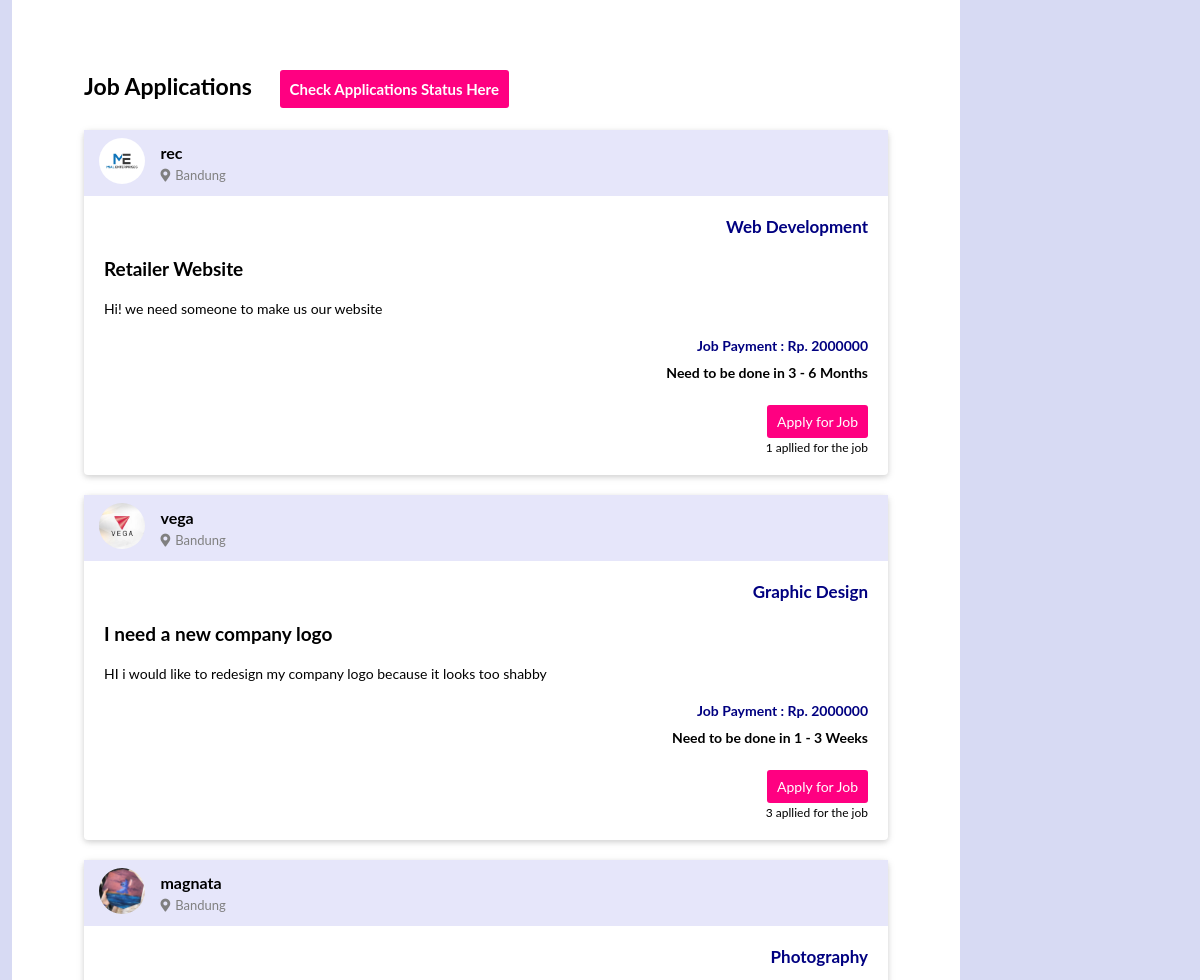
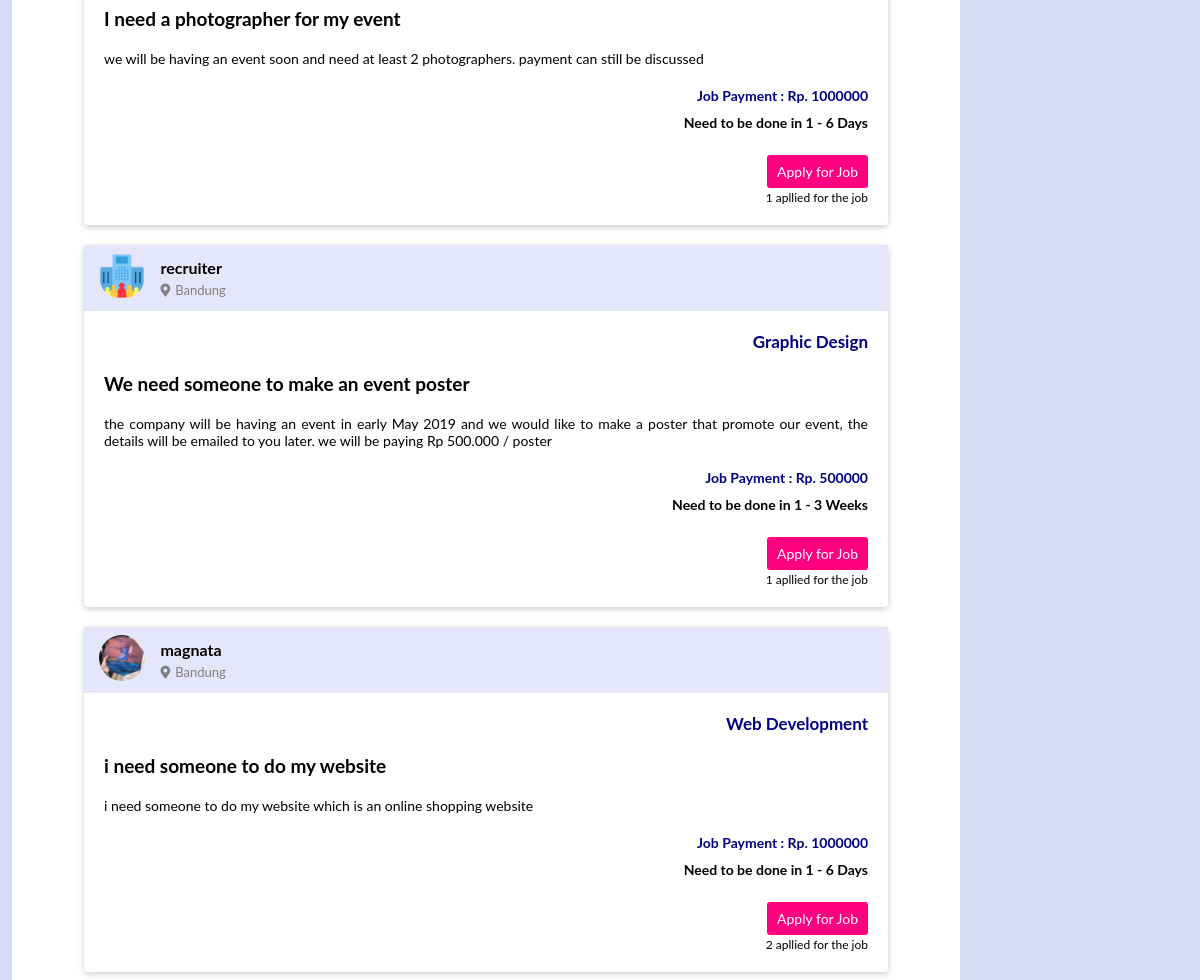
/timeline-jobapp.php, run on the app's committed database (2 pictures, top to bottom).
### tables this page shows
CREATE TABLE `recruiter_profile` (
  `id_recruiter` int(11) NOT NULL,
  `recruiter_name` varchar(40) NOT NULL,
  `recruiter_uname` varchar(20) NOT NULL,
  `recruiter_email` varchar(30) NOT NULL,
  `recruiter_phone` varchar(100) NOT NULL,
  `recruiter_city` varchar(28) NOT NULL,
  `recruiter_img` varchar(100) NOT NULL,
  `recruiter_header` varchar(100) NOT NULL,
  `recruiter_status` varchar(200) NOT NULL
);

CREATE TABLE `job_application` (
  `id_jobapp` int(11) NOT NULL,
  `uname_rec_job` varchar(28) NOT NULL,
  `job_title` varchar(200) NOT NULL,
  `job_desc` varchar(500) NOT NULL,
  `job_skill` varchar(50) NOT NULL,
  `job_deadline` varchar(100) NOT NULL,
  `job_payment` varchar(100) NOT NULL,
  `job_upload_date` datetime NOT NULL
);

### timeline-jobapp.php (the view, shortened to what this page needs)
<!DOCTYPE html>
<html>
<head>
	<link rel="stylesheet" type="text/css"href="vendor/font-awesome/css/all.css">
	<link rel="stylesheet" type="text/css"href="vendor/font-awesome/css/brands.min.css">
	<link rel="stylesheet" type="text/css" href="css/timeline.css">
	<link rel="stylesheet" type="text/css" href="css/navigation-bar.css">
	<link rel="stylesheet" type="text/css" href="css/timeline-responsive.css">
	<link rel="stylesheet" type="text/css" href="css/job-form.css">
</head>
<body>
<?php
		include 'function/connection.php';
	?>
		<div class="timelines">
			<div class="timelines-title">
				Job Applications
				<a href="timeline-jobapp-status.php">Check Applications Status Here</a>
			</div>
				<?php
				$job_query = "SELECT recruiter_img,
									recruiter_city,
									recruiter_uname,
									uname_rec_job,
									id_jobapp,
									job_title,
									job_desc,
									job_skill,
									job_deadline,
									job_payment,
									job_upload_date
								FROM recruiter_profile,
									job_application
								WHERE recruiter_profile.recruiter_uname = job_application.uname_rec_job
								ORDER BY job_upload_date DESC;";
				$result_job = mysqli_query($conn, $job_query);
				$resultCheck_job = mysqli_num_rows($result_job);
				if($resultCheck_job > 0) {
					while ($row_job = mysqli_fetch_assoc($result_job)) {
				?>
				<div class="timelines-job">
				<div class="profile-job">
					<div class="profile-job-img">
						<?php
							$propic = $row_job['recruiter_img'];
							if(!$propic == null) {
								echo "<center><img src=profile-picture/$propic></center>";
							} else {
								echo "<img src=img/enterprise.png>";
							}
						?>
					</div>
					<div class="profile-job-uname">
					<a href="profile-rec-visit-stu.php?uname_visit=<?php echo $row_job['recruiter_uname']; ?>" style="text-decoration:none;color:black;"><b><?php echo $row_job['uname_rec_job'];?></b></a> <br>
						<p><i class="fa fa-map-marker-alt fa-1x"></i><?php echo $row_job['recruiter_city'];?></p>
					</div>
				</div>
				<div class="content-job-category">
					<?php echo $row_job['job_skill'];?>
				</div>
				<div class="job-title">
					<?php echo $row_job['job_title'];?>
				</div>
				<div class="job-desc">
					<?php echo $row_job['job_desc'];?>
				</div>
				<div class="job-pay">
					Job Payment : Rp. <?php echo $row_job['job_payment'];?>
				</div>
				<div class="job-time">
					Need to be done in <?php echo $row_job['job_deadline'];?>
				</div>
				<div class="apply">
					<a href="job-apply.php?apply_job=<?php echo $row_job['id_jobapp']; ?>">Apply for Job</a>
				</div>
				<?php
                    $count_job = $row_job['job_title'];
                    $count_apply = "SELECT job_title FROM apply_job WHERE job_title = '$count_job';";
                    $result_count_applier = mysqli_query($conn, $count_apply);
                    $resultCheck_applier = mysqli_num_rows($result_count_applier);
                ?>
				<div class="count-applier"><?php echo $resultCheck_applier;?> apllied for the job</div>
			</div>
					<?php } }?>
		</div>
</body>
</html>

### css/timeline.css (style rules this page uses)
.timelines { width:79%; height:100%; padding:6%; float:left; background-color:white; margin-left:1%; }
.timelines-title { font-weight:bold; font-size:23px; margin-bottom:30px; }
.timelines-title a { text-decoration:none; padding:10px; font-weight:none; color:white; background-color:#FF0081; font-size:15px; border-radius:3px; margin-left:22px; }
.timelines-job { box-shadow: 0 2px 5px 0 rgba(0, 0, 0, 0.1), 0 2px 8px 0 rgba(0, 0, 0, 0.1); width:100%; border-radius:4px; margin-top:20px; }
.profile-job { background-color:lavender; display:flex; padding:8px 15px; }
.profile-job-img { width:6%; border-radius:50%; }
.profile-job-img img { width:100%; border-radius:50%; }
.profile-job-uname { width:90%; padding:5px 15px; }
.profile-job-uname p { color:grey; font-size:13px; margin-top:5px; }
.profile-job-uname i { margin-right:5px; }
.content-job-category { color:navy; font-weight:bold; font-size:17px; text-align:right; padding:20px 20px 0px 0px; }
.job-title { font-weight:bold; font-size:19px; padding:20px; }
.job-desc { padding:0px 20px; font-size:14px; text-align:justify; }
.job-pay { padding:20px 20px 10px 0px; text-align:right; font-size:14px; font-weight:bold; color:navy; }
.job-time { padding:0px 20px 10px 0px; text-align:right; font-size:14px; font-weight:bold; }
.apply { text-align:right; margin-top:20px; padding:0px 20px 0px 0px; }
.apply a { padding:8px 10px; background-color:#FF0081; color:white; border:none; font-size:14px; border-radius:3px; text-decoration:none; }
.count-applier { text-align:right; font-size:12px; margin-top:10px; padding:0px 20px 20px 0px;; }

### css/navigation-bar.css (style rules this page uses)
* { padding:0; margin:0; box-sizing: border-box; }
body { font-family:lato; background-color:#D7DAF3; }
i { margin:0px 10px 0px 0px; }

### data on the page
recruiter_profile: recruiter_img (picture), job_application.uname_rec_job "rec", recruiter_city "Bandung", job_application.job_skill "Web Development", job_application.job_title "Retailer Website", job_application.job_desc "Hi! we need someone to make us our website", job_application.job_payment "2000000", job_application.job_deadline "3 - 6 Months", resultCheck_applier "1"
recruiter_profile: recruiter_img (picture), job_application.uname_rec_job "vega", recruiter_city "Bandung", job_application.job_skill "Graphic Design", job_application.job_title "I need a new company logo", job_application.job_desc "HI i would like to redesign my company logo because it looks too shabby", job_application.job_payment "2000000", job_application.job_deadline "1 - 3 Weeks", resultCheck_applier "3"
recruiter_profile: recruiter_img (picture), job_application.uname_rec_job "magnata", recruiter_city "Bandung", job_application.job_skill "Photography", job_application.job_title "I need a photographer for my event", job_application.job_desc "we will be having an event soon and need at least 2 photographers. payment can still be discussed", job_application.job_payment "1000000", job_application.job_deadline "1 - 6 Days", resultCheck_applier "1", job_application.job_skill "Web Development", job_application.job_title "i need someone to do my website", job_application.job_desc "i need someone to do my website which is an online shopping website", resultCheck_applier "2"
recruiter_profile: job_application.uname_rec_job "recruiter", recruiter_city "Bandung", job_application.job_skill "Graphic Design", job_application.job_title "We need someone to make an event poster", job_application.job_desc "the company will be having an event in early May 2019 and we would like to make a poster that promote our event, the details will be emailed to you later. we will be paying Rp 500.000 / poster", job_application.job_payment "500000", job_application.job_deadline "1 - 3 Weeks", resultCheck_applier "1"
